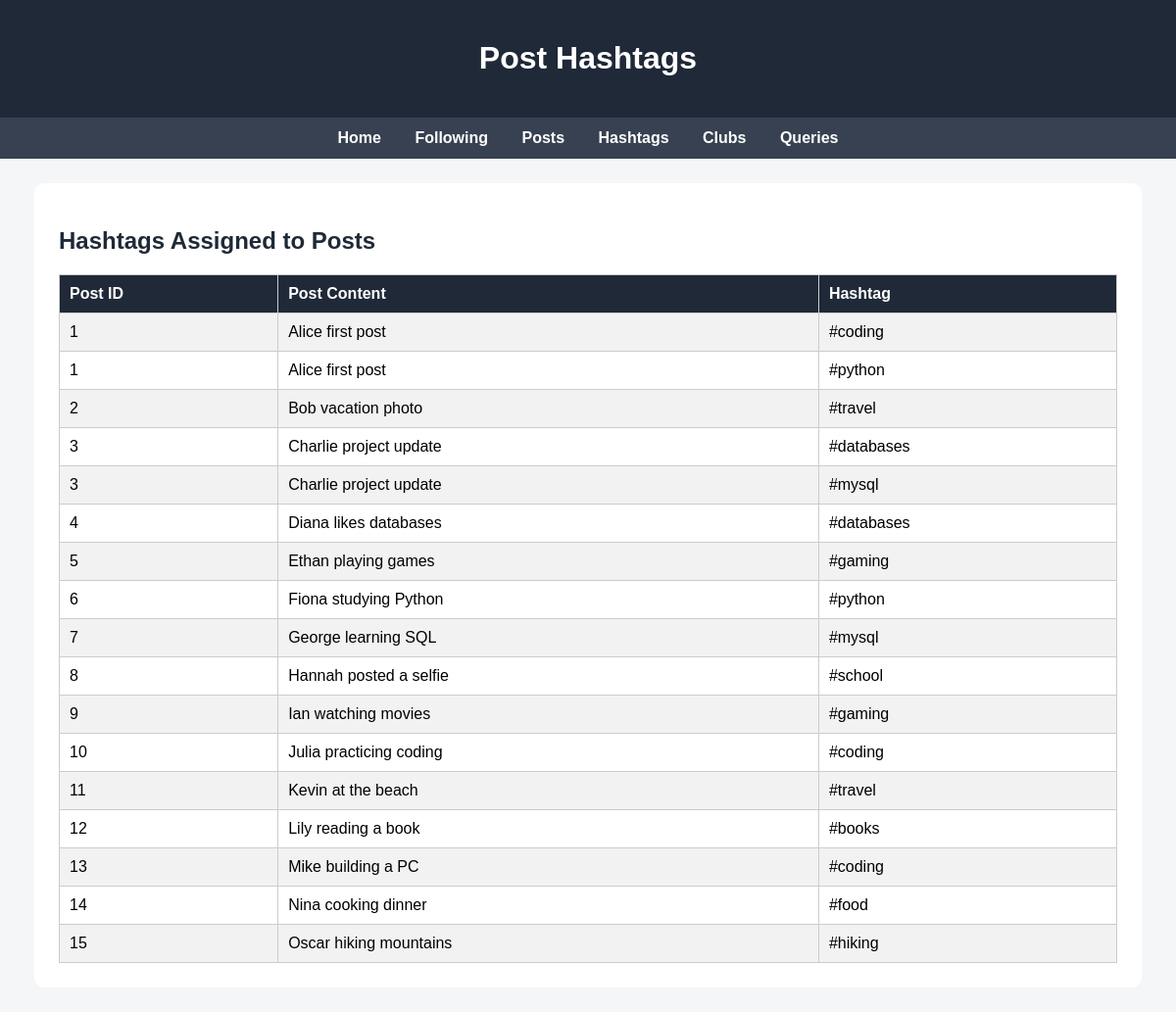
Screenshot of /hashtags.php with the database file from the repository.
### tables this page shows
CREATE TABLE Posts (
    post_id INT AUTO_INCREMENT PRIMARY KEY,
    user_id INT NOT NULL,
    content TEXT,
    post_date DATE,
    FOREIGN KEY (user_id) REFERENCES Users(user_id)
);

CREATE TABLE Hashtags (
    hashtag_id INT AUTO_INCREMENT PRIMARY KEY,
    hashtag_name VARCHAR(50) NOT NULL
);

### hashtags.php (the view, shortened to what this page needs)
<?php include "db.php"; ?>
<!DOCTYPE html>
<html>
<head>
    <link rel="stylesheet" href="style.css">
</head>
<body>
<header>
    <h1>Post Hashtags</h1>
</header>
<nav>
    <a href="index.php">Home</a>
    <a href="following.php">Following</a>
    <a href="posts.php">Posts</a>
    <a href="hashtags.php">Hashtags</a>
    <a href="clubs.php">Clubs</a>
    <a href="queries.php">Queries</a>
</nav>
<div class="container">
    <h2>Hashtags Assigned to Posts</h2>
    <table>
        <tr>
            <th>Post ID</th>
            <th>Post Content</th>
            <th>Hashtag</th>
        </tr>
        <?php
        $sql = "
            SELECT p.post_id,
                   p.content,
                   h.hashtag_name
            FROM PostHashtags ph
            JOIN Posts p ON ph.post_id = p.post_id
            JOIN Hashtags h ON ph.hashtag_id = h.hashtag_id
            ORDER BY p.post_id
        ";
        $result = $conn->query($sql);
        while ($row = $result->fetch_assoc()) {
            echo "<tr>";
            echo "<td>" . $row["post_id"] . "</td>";
            echo "<td>" . $row["content"] . "</td>";
            echo "<td>" . $row["hashtag_name"] . "</td>";
            echo "</tr>";
        }
        ?>
    </table>
</div>
</body>
</html>

### style.css (style rules this page uses)
body { margin: 0; font-family: Arial, sans-serif; background: #f4f6f8; }
header { background: #1f2937; color: white; padding: 20px; text-align: center; }
nav { background: #374151; padding: 12px; text-align: center; }
nav a { color: white; text-decoration: none; margin: 0 15px; font-weight: bold; }
.container { width: 90%; margin: 25px auto; background: white; padding: 25px; border-radius: 10px; }
h2 { color: #1f2937; }
table { width: 100%; border-collapse: collapse; margin-top: 15px; }
th { background: #1f2937; color: white; }
th, td { padding: 10px; border: 1px solid #ccc; text-align: left; }
tr:nth-child(even) { background: #f2f2f2; }

### rows the page displays
posts: post_id "1", content "Alice first post", hashtags.hashtag_name "#coding", hashtags.hashtag_name "#python"
posts: post_id "2", content "Bob vacation photo", hashtags.hashtag_name "#travel"
posts: post_id "3", content "Charlie project update", hashtags.hashtag_name "#databases", hashtags.hashtag_name "#mysql"
posts: post_id "4", content "Diana likes databases", hashtags.hashtag_name "#databases"
posts: post_id "5", content "Ethan playing games", hashtags.hashtag_name "#gaming"
posts: post_id "6", content "Fiona studying Python", hashtags.hashtag_name "#python"
posts: post_id "7", content "George learning SQL", hashtags.hashtag_name "#mysql"
posts: post_id "8", content "Hannah posted a selfie", hashtags.hashtag_name "#school"
posts: post_id "9", content "Ian watching movies", hashtags.hashtag_name "#gaming"
posts: post_id "10", content "Julia practicing coding", hashtags.hashtag_name "#coding"
posts: post_id "11", content "Kevin at the beach", hashtags.hashtag_name "#travel"
posts: post_id "12", content "Lily reading a book", hashtags.hashtag_name "#books"
posts: post_id "13", content "Mike building a PC", hashtags.hashtag_name "#coding"
posts: post_id "14", content "Nina cooking dinner", hashtags.hashtag_name "#food"
posts: post_id "15", content "Oscar hiking mountains", hashtags.hashtag_name "#hiking"
